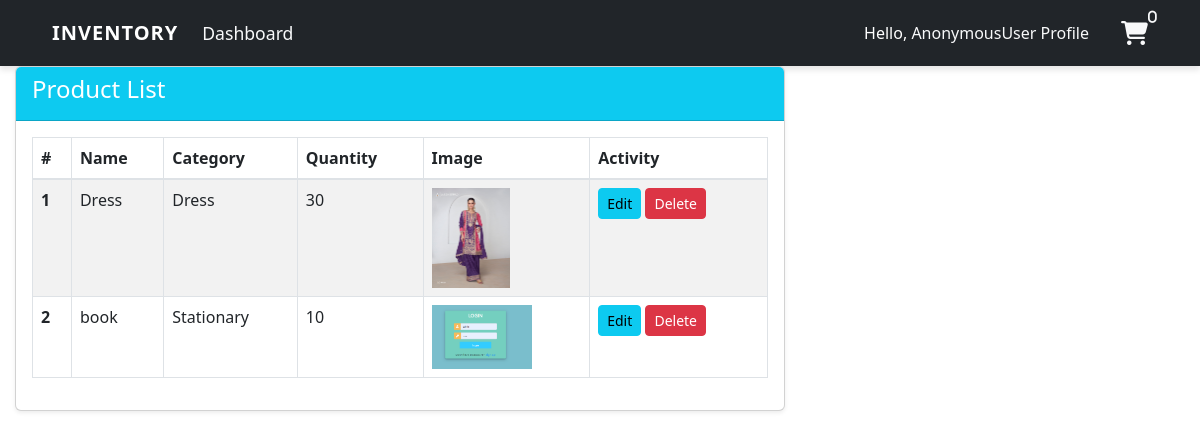
Before: /Lowstock/ with the older database file.
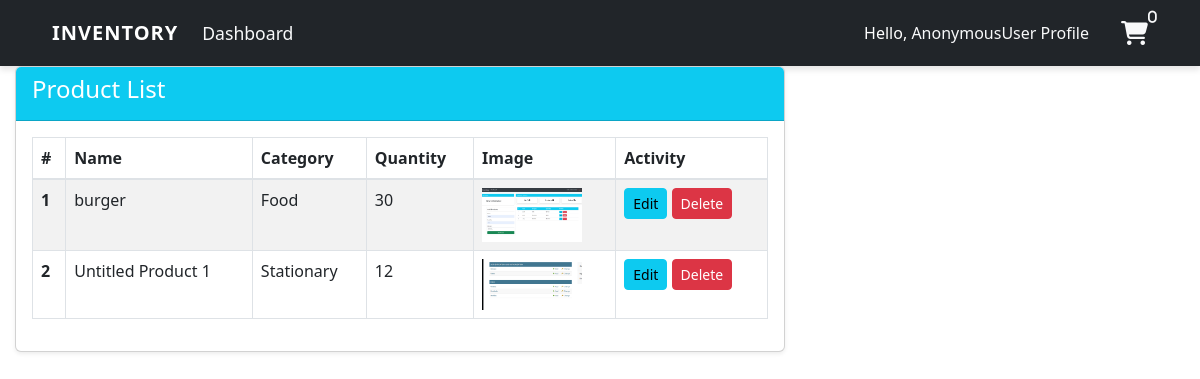
After: the same page with the newer database file.
### user/models.py (models this page shows, shortened)
class Product(models.Model):
    name = models.CharField(max_length=100, blank=True , default='Untitled Product')
    category = models.CharField(max_length=20, choices=CATEGORY, blank=True ,default='Stationary')
    quantity = models.PositiveIntegerField()
    price = models.DecimalField(max_digits=10, decimal_places=2, default=0.00)
    description = models.TextField(blank=True, null=True)
    image = models.ImageField(upload_to='product_images/', blank=True, null=True)

### user/views.py (the view)
# urls.py: path('Lowstock/' , views.Lowstock  , name='Lowstock'),
def Lowstock(request):
    items = Product.objects.filter(quantity__lt=50)
    Lowstock_count =items.count()
    product = Product.objects.all()
    workers = User.objects.all()
    worker = workers.count()
    order_count = Order.objects.count()
    orders = Order.objects.filter(payment_status='success')
    product_count = Product.objects.count()
    context = {
    'Lowstock_count': Lowstock_count,
    'items':items,
    'order':order,
    'product':product ,
    'workers':workers,
    'worker':worker,
    'order_count' : order_count,
    'orders': orders,
    'product_count':product_count
    }
    return render(request , 'dashboard/Lowstock.html' ,context)

### templates/dashboard/Lowstock.html (shortened to what this page needs)
{% extends 'partials/base.html' %}
{% block content %}
<div class="col-md-8">
  <div class="card shadow-sm">
    <div class="card-header bg-info text-white">
      <h4>Product List</h4>
    </div>
    <div class="card-body">
      <table class="table table-striped table-bordered">
        <thead class="bg-info text-white">
          <tr>
            <th scope="col">#</th>
            <th scope="col">Name</th>
            <th scope="col">Category</th>
            <th scope="col">Quantity</th>
            <th scope="col">Image</th>
            <th scope="col">Activity</th>
          </tr>
        </thead>
        <tbody>
          {% for item in items %}
            <tr>
              <th scope="row">{{ forloop.counter }}</th>
              <td>{{ item.name }}</td>
              <td>{{ item.category }}</td>
              <td>{{ item.quantity }}</td>
              <td>
                  <img src="{{ item.image.url }}" alt="{{ item.name }}" style="max-width: 100px; max-height: 100px;" />
              </td>
              <td>
                <a class="btn btn-info btn-sm" href="{% url 'product_update' item.id %}">Edit</a>
                <a class="btn btn-danger btn-sm" href="{% url 'delete' item.id %}">Delete</a>
              </td>
            </tr>
          {% endfor %}
        </tbody>
      </table>
    </div>
  </div>
</div>
{% endblock content%}

Changed rows visible on the page:
removed Product: name "Dress", category "Dress", quantity "30", image (picture)
removed Product: name "book", category "Stationary", quantity "10", image (picture)
added Product: name "burger", category "Food", quantity "30", image (picture)
added Product: name "Untitled Product 1", category "Stationary", quantity "12", image (picture)
